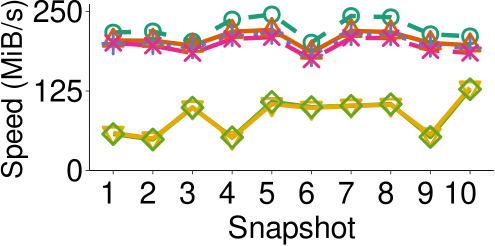

Generate this figure with R:
library(grid)
library(ggplot2)
library(extrafont)
require(scales)
font_import()
loadfonts()

mywidth=5
myheight=2.5
my_value=c(1,2,3,4,5,6)
my_line=c("dashed","solid","dotted","longdash","solid","solid")

abbrev_x <- c(1,expression(2^3), expression(2^6),expression(2^9),expression(2^12),expression(2^15))

if(T){
    x1 <- read.table("trace_ms.data",header=TRUE)
    cairo_pdf(file="trace_ms.pdf", width=mywidth, height=myheight)
    x1$Type <- factor(x1$Type, levels=c("SGXUpload", "DetFirstUpload", "DetMinUpload", "DetAllUpload","SGXDedupDownload","AverageDownload"))
    ggplot(data=x1, aes(x=as.factor(BatchSize), y=Performance,shape=Type, linetype=Type, colour=Type, group=Type), log= "x") +
    geom_line(size=1.5)  + 
    geom_point(size=4, stroke=1.5, fill="white") +
    scale_shape_manual(values=c(my_value)) +
    scale_colour_brewer(palette="Dark2") +
    scale_linetype_manual(values=c(my_line)) +
    coord_cartesian(ylim=c(11.9, 250)) +
    scale_y_continuous(breaks=seq(0, 250, 125), labels=format(seq(0, 250, 125), scientific=FALSE)) +
    scale_x_discrete(labels=seq(1,10,1), breaks=seq(1,10,1)) + 
    ylab('Speed (MiB/s)') +
    xlab("Snapshot") +
    theme_bw() +
    theme(
        panel.grid.major=element_blank(), 
        panel.grid.minor=element_blank(),
	    panel.background=element_blank(), 
	    # panel.border=element_rect(size=0.5),
	    panel.border = element_blank(),
	    axis.line=element_line(colour="black", size=0.3),
	    axis.ticks=element_line(size=0.3),
        axis.title.x=element_text(size=22),
        axis.text.x=element_text(margin=margin(5,0,0,0), hjust=0.8, colour="black", size=22),
        axis.title.y=element_text(size=20.4,  hjust=0.6),
        axis.text.y=element_text(margin=margin(0, 2, 0, 0), colour="black",size=22),
        legend.title = element_blank(),
        legend.position="none",
        plot.margin=unit(c(0.1,0.1,0.1,0.1), "cm")
    )
}
